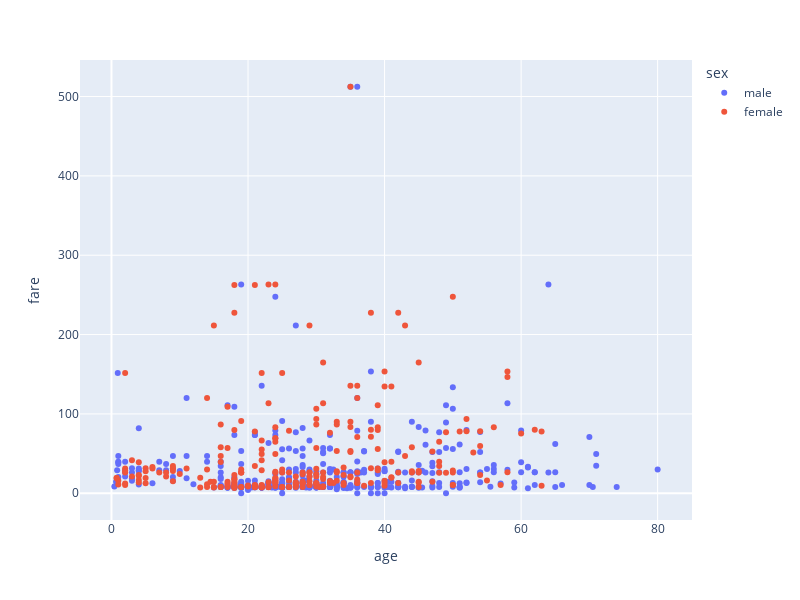

Notebook cell for this chart:
### Markdown cell above
# Make Plots with Plotly

### Code cell
# Plotly Plots
import plotly.express as px
fig = px.scatter(df, x='age', y='fare', color = 'sex', width=800, height=600)
fig.show()

### Figure 1 — Plotly figure (JSON) as saved in the notebook; plotly's stock layout.template omitted (floating-point values rounded to 4 significant figures; data arrays with more than 128 entries replaced by an {"elided": "..."} marker saying what was removed)
{"data": [{"hovertemplate": "sex=male<br>age=%{x}<br>fare=%{y}<extra></extra>", "legendgroup": "male", "marker": {"color": "#636efa", "symbol": "circle"}, "mode": "markers", "name": "male", "orientation": "v", "showlegend": true, "type": "scatter", "x": {"elided": "577 float values"}, "xaxis": "x", "y": {"elided": "577 float values"}, "yaxis": "y"}, {"hovertemplate": "sex=female<br>age=%{x}<br>fare=%{y}<extra></extra>", "legendgroup": "female", "marker": {"color": "#EF553B", "symbol": "circle"}, "mode": "markers", "name": "female", "orientation": "v", "showlegend": true, "type": "scatter", "x": {"elided": "314 float values"}, "xaxis": "x", "y": {"elided": "314 float values"}, "yaxis": "y"}], "layout": {"height": 600, "legend": {"title": {"text": "sex"}, "tracegroupgap": 0}, "margin": {"t": 60}, "width": 800, "xaxis": {"anchor": "y", "domain": [0, 1], "title": {"text": "age"}}, "yaxis": {"anchor": "x", "domain": [0, 1], "title": {"text": "fare"}}}}
